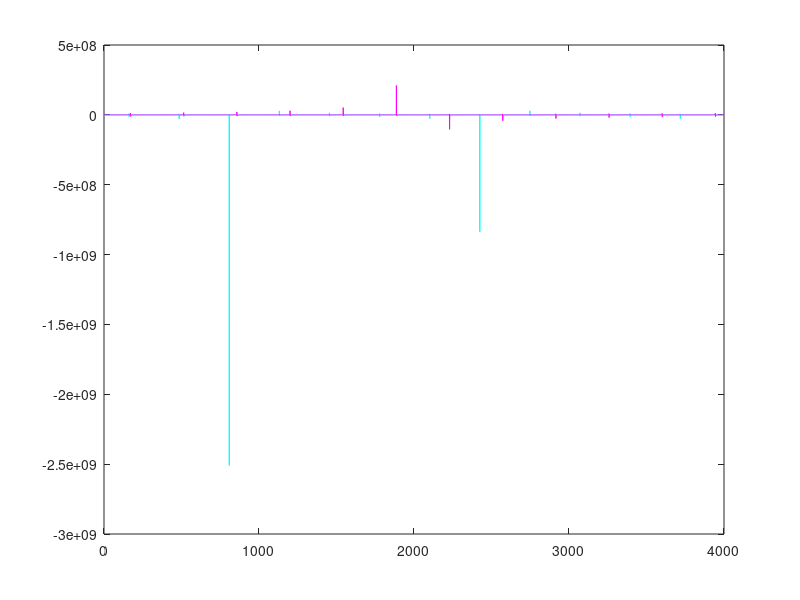

Here is the MATLAB script that generated this plot: (Note: this script raises an error after producing the figure.)
clear all, close all, clc;
%% Homework 4 - horns and pipes
% Data 

a1 = 0.05; %[m] radius of pipe 
a2 = 0.1; %[m] radius of conical horn 
L1 = 0.5; %[m] length of pipe
L2 = 0.5; % [m] length of conical horn
c = 343; %[m/s] speed of sound in air
rho = 1.25; %[kg/m2] density of air
S1 = pi*(a1)^2; %[m^2] surface of pipe section
S2 = pi*(a2)^2; %[m^2] surface of cone section (ending)
Z01 = rho*c/S1; %characteristic impedance of pipe
Z02 = rho*c/S2; %characteristic impedance of the mouth of the horn

f = linspace(0 , 4000, 4000); %[Hz] frequency range 
omega = f.*(2*pi); %[rad/s] frequency range
k = omega./c; %[1/m] wave number
ka = k.*a1; %[-] adimensional ka for pipe only

%% question 1 Determine the frequencies of the maxima impedance
% of the cylindrical pipe only, considering the
%presence of the radiation load.

%first of all, in order to take into account radiation losses, we add a 
% virtual elongation 
%actually, DeltaL1 is a function of ka: see fig. 8.9 of Fletcher(pag. 201)
% let's take a mean value of Delta/a between 0.1 and 0.61

DeltaL1 = 0.61*a1; %[m]

L1corr = L1 + DeltaL1; 

%for an open, not flanged end pipe the input impedance is then
Zin1 = 1i*Z01*tan(k.*L1corr);

%where maxima are at
n = [1:10];

omega_max_1 = (n - 0.5).*(pi*c/L1corr);

%let's take a look at 
figure(1)
plot( f, imag(Zin1),'c', 'lineWidth' , 0.5);
hold on 
plot ( f, imag(1i*Z01*tan(k.*L1)), 'm', 'lineWidth' , 0.5);
xline(162,'-.',{'161.6 Hz'}  , 'lineWidth' , 1.5);
xline(485,'-.',{'484.9 Hz'}  , 'lineWidth' , 1.5);
xline(808,'-.',{'808.2 Hz'}  , 'lineWidth' , 1.5);
xline(1132,'-.',{'1131.5 Hz'}  , 'lineWidth' , 1.5);
legend(["with radiation load", "without radiation load"])
xlabel("f [Hz]" ,'FontSize',12,'FontWeight','bold','Color','k','interpreter','latex')
ylabel("$Z_{in}$ open pipe [$\frac{Pa \times s}{m^3}$]" ,'FontSize',12,'FontWeight','bold','Color','k','interpreter','latex')
ylim([ -1e6 1e6]);
xlim([0 1500]);

%% Question 2 Consider now the compound horn. Determine the frequencies 
%of the first four maxima of the input impedance.

%we need to solve the follorwing equation
%the distance from the narrow end and the conic apex is x1

x1 = 0.5; 

syms x
figure(2);
fplot(tan(x*L1corr) - cot(x*L2) - (1/(x*x1)));

S = zeros(1, 4);
S(1) = vpasolve(tan(x*L1corr) - cot(x*L2) - (1/(x*x1)) == 0, x, 1.5); % NB: remember to fplot the lhs of the equation to check for the zeros
S(2) = vpasolve(tan(x*L1corr) - cot(x*L2) - (1/(x*x1)) == 0, x, 4.5);
S(3) = vpasolve(tan(x*L1corr) - cot(x*L2) - (1/(x*x1)) == 0, x, 7.7);
S(4) = vpasolve(tan(x*L1corr) - cot(x*L2) - (1/(x*x1)) == 0, x, 11);

f_max_2 = (S*c)/(2*pi);

figure(2)

plot( f, tan(k.*L1corr) - cot(k.*L2) - (1./(k.*x1)),'b', 'lineWidth' , 0.5);
hold on 
xline(107,'-.',{'106.8 Hz'}  , 'lineWidth' , 1.5);
xline(262,'-.',{'262.1 Hz'}  , 'lineWidth' , 1.5);
xline(422,'-.',{'421.3 Hz'}  , 'lineWidth' , 1.5);
xline(589,'-.',{'589 Hz'}  , 'lineWidth' , 1.5);
yline(0)
xlabel("f [Hz]" ,'FontSize',12,'FontWeight','bold','Color','k','interpreter','latex')
ylabel("$\tan(kL_2) - \cot(kL_1) - 1/kx_1$" ,'FontSize',12,'FontWeight','bold','Color','k','interpreter','latex')
ylim([ -40 40]);
xlim([0 700]);
% syms x 
% eqn = tan(x*L1) - cot(x*L2) - (1/(x*x1)) == 0;
% for n = 1:4 
%   vpasolve(eqn ,x ,'Random',true) 
% end
% %k_max_2 = vpasolve(eqn, k); 

%% Question 3 - Determine the frequencies of the first four minima of the input impedance
%when the numerator of Zin goes to zero (see below)
syms y;
assume(y>0);

figure(3);
fplot(cot(y*L2) + cot(y*L1corr) + 1/(y*x1));
sols = zeros(1,4);
sols(1) = vpasolve(cot(y*L2) + cot(y*L1corr) + 1/(y*x1) == 0, y, 3);
sols(2) = vpasolve(cot(y*L2) + cot(y*L1corr) + 1/(y*x1) == 0, y, 6);
sols(3) = vpasolve(cot(y*L2) + cot(y*L1corr) + 1/(y*x1) == 0, y, 9.2);
sols(4) = vpasolve(cot(y*L2) + cot(y*L1corr) + 1/(y*x1) == 0, y, 12.1);

f_min_2 = (sols*c)/(2*pi);




%% Question 4 - Plot the impedance function in the range [0Hz, 4 kHz]

% compute separately the conical input impedance
%assuming the radiation load with the same correction of the pipe

Zc = (1i*rho*c/S1).*(1./(cot(k.*L1corr) + 1./(k.*x1)));

%then we plug into the inpute impedance of the pipe (with no radiation
%losses)

Zin2 = Z01.*((Zc.*cos(k.*L1) + 1i*Z01*sin(k.*L1))./(1i.*Zc.*sin(k.*L1) + Z01.*cos(k.*L1)));

figure(4)
plot(f, abs(Zin2),'k', 'lineWidth' , 0.7);
hold on 

%{
xline(205,'-.',{'213.8 Hz'}  , 'lineWidth' , 1.5);
xline(359,'-.',{'343 Hz'}  , 'lineWidth' , 1.5);
xline(508,'-.',{'532.3 Hz'}  , 'lineWidth' , 1.5);
xline(678,'-.',{'686 Hz'}  , 'lineWidth' , 1.5);
%}

for i=1:length(f_max_2)
    xline(f_max_2(i), '--', compose('%.1f Hz', f_max_2(i)), 'lineWidth' , 1.1, 'color', '#980002');
    xline(f_min_2(i), '-.', compose('%.1f Hz', f_min_2(i)), 'lineWidth' , 1.1, 'color', '#5b7c99');
end

xlabel("f [Hz]" ,'FontSize',12,'FontWeight','bold','Color','k','interpreter','latex')
ylabel("$|Z_{in}|$ [$\frac{Pa \times s}{m^3}$]" ,'FontSize',12,'FontWeight','bold','Color','k','interpreter','latex')
ylim([0 1e6]);
xlim([0 700]);

ZcHigh = Z01 .* ( (i.*Z02 .* ( sin( k.*L1 - atan(k.*1) ) + (rho.*c)/S2.*sin(k.*L1) ) ) / ( Z02 .* ( sin(k.*L2 + atan(k.*x1)- atan(k.*1) ) )/(sin(atan(k.*x1)).*sin(atan(k.*1)) ) - (i.*Z02.*( sin(k.*L2 + atan(k.*x1))/sin(atan(k.*x1)) ) )) );
Zin2High = Z01.*((ZcHigh.*cos(k.*L1) + 1i*Z01*sin(k.*L1))./(1i.*ZcHigh.*sin(k.*L1) + Z01.*cos(k.*L1)));

figure(5);
subplot 211;
hold on;
%plot(f, real(Zin2), 'lineWidth' , 0.7, 'color', '#980002');
plot(f, real(Zin2), 'color', '#5b7c99');
plot(f, real(Zin2High),'color', '#980002');
legend('$Z_R \simeq jZ_0k \Delta $', '$Z_R \simeq Z_0 $' , 'interpreter','latex')
xlabel("f [Hz]" ,'FontSize',12,'FontWeight','bold','Color','k','interpreter','latex')
ylabel("$\mathrm{Re}(Z_{in})$ [$\frac{Pa \times s}{m^3}$]" ,'FontSize',12,'FontWeight','bold','Color','k','interpreter','latex')
ylim([-10 10]);
xlim([0 4e3]);

subplot 212;
hold on;
%plot(f, real(Zin2), 'lineWidth' , 0.7, 'color', '#980002');
plot(f, imag(Zin2), 'color', '#5b7c99');
plot(f, imag(Zin2High),'color', '#980002');
legend('$Z_R \simeq jZ_0k \Delta $', '$Z_R \simeq Z_0 $' , 'interpreter','latex')
xlabel("f [Hz]" ,'FontSize',12,'FontWeight','bold','Color','k','interpreter','latex')
ylabel("$\mathrm{Im}(Z_{in})$ [$\frac{Pa \times s}{m^3}$]" ,'FontSize',12,'FontWeight','bold','Color','k','interpreter','latex')
ylim([-1e5 1e5]);
xlim([0 4e3]);



syms kappa;
ZcSym = (1i*rho*c/S1)*(1/(cot(kappa*L1corr) + 1/(kappa*x1)));
ZSym = Z01*((ZcSym*cos(kappa*L1) + 1i*Z01*sin(kappa*L1))/(1i*ZcSym*sin(kappa*L1) + Z01*cos(kappa*L1)));
min = vpasolve(ZSym == 0, kappa, (2*pi*200)/c);
min = (min*c)/(2*pi);


 %ka = a2pi f / c